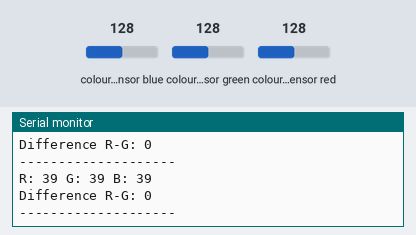
Bench run of a sketch on a simulated Arduino Uno, built with avr-gcc and run on an emulated ATmega328P. On the bench: the last lines printed to the serial monitor. Wiring (inferred from the names in the program): TCS3200 colour sensor: output pin 6; S2 pin 4; S3 pin 5; S0 pin 2; S1 pin 3. The test bench sets the inputs (shaded band); at power-on: colour sensor blue 128, colour sensor green 128, colour sensor red 128.

Above: at 1.2 s.
1.3 s: colour sensor blue set to 5
At 2.6 s:
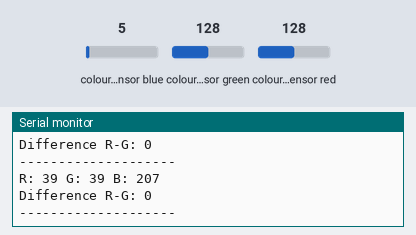
2.8 s: colour sensor green set to 5
At 3.8 s:
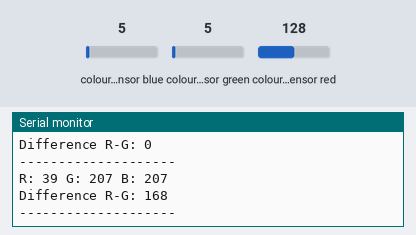
4.3 s: colour sensor red set to 5
At 5.9 s:
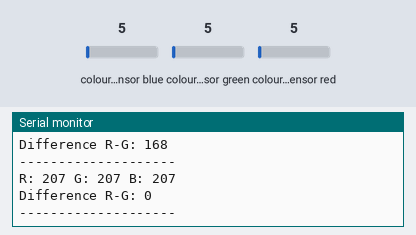

Measured:
- after the input at 1.3 s, the serial monitor: prints a new line after 0.73 s (image 1)
- after the input at 2.8 s, the serial monitor: prints a new line after 0.23 s (image 2)
- after the input at 4.3 s, the serial monitor: prints a new line after 0.73 s (image 3)

The sketch:

color_Shorting.ino
```cpp
#define S0 2
#define S1 3
#define S2 4
#define S3 5
#define sensorOut 6

void setup() {
  pinMode(S0, OUTPUT);
  pinMode(S1, OUTPUT);
  pinMode(S2, OUTPUT);
  pinMode(S3, OUTPUT);
  pinMode(sensorOut, INPUT);

  // Setting frequency-scaling to 20%
  digitalWrite(S0, HIGH);
  digitalWrite(S1, LOW);

  Serial.begin(9600);  // Initialize serial for monitoring
  Serial.println("Color Difference Monitoring");
}

void loop() {
  int R = 0;
  int G = 0;
  int B = 0;

  // Read RED
  digitalWrite(S2, LOW);
  digitalWrite(S3, LOW);
  R = pulseIn(sensorOut, LOW);

  // Read GREEN
  digitalWrite(S2, HIGH);
  digitalWrite(S3, HIGH);
  G = pulseIn(sensorOut, LOW);

  // Read BLUE
  digitalWrite(S2, LOW);
  digitalWrite(S3, HIGH);
  B = pulseIn(sensorOut, LOW);

  // Print the RGB values to the Serial Monitor
  Serial.print("R: ");
  Serial.print(R);
  Serial.print(" G: ");
  Serial.print(G);
  Serial.print(" B: ");
  Serial.println(B);

  // Calculate and print the differences between colors
  int DifRG = abs(R - G);
  int DifGB = abs(G - B);
  int DifRB = abs(R - B);

  Serial.print("Difference R-G: ");
  Serial.println(DifRG);

  Serial.println("--------------------");
  delay(1000);  // Delay to make the serial monitor readable
}
```
